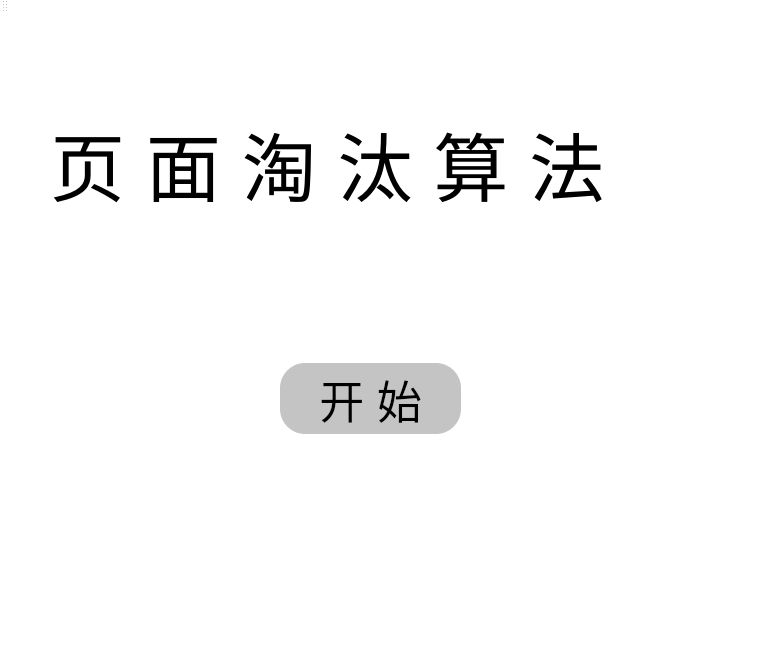
<?xml version="1.0" encoding="UTF-8"?>
<ui version="4.0">
 <class>MainWindow</class>
 <widget class="QMainWindow" name="MainWindow">
  <property name="geometry">
   <rect>
    <x>0</x>
    <y>0</y>
    <width>775</width>
    <height>669</height>
   </rect>
  </property>
  <property name="windowTitle">
   <string>淘汰策略</string>
  </property>
  <property name="styleSheet">
   <string notr="true">border:0px;
background-color:white;</string>
  </property>
  <widget class="QWidget" name="centralWidget">
   <widget class="QLabel" name="label">
    <property name="geometry">
     <rect>
      <x>50</x>
      <y>50</y>
      <width>681</width>
      <height>201</height>
     </rect>
    </property>
    <property name="styleSheet">
     <string notr="true">border: 0px;
font-family:宋体;
font-size:75px;
</string>
    </property>
    <property name="text">
     <string>页 面 淘 汰 算 法</string>
    </property>
    <property name="textFormat">
     <enum>Qt::AutoText</enum>
    </property>
   </widget>
   <widget class="QPushButton" name="pushButton">
    <property name="geometry">
     <rect>
      <x>280</x>
      <y>350</y>
      <width>181</width>
      <height>71</height>
     </rect>
    </property>
    <property name="styleSheet">
     <string notr="true">border-radius: 25px;
font-family:宋体;
font-size:45px;
background-color:rgb(196,196,196);
</string>
    </property>
    <property name="text">
     <string>开 始</string>
    </property>
   </widget>
  </widget>
  <widget class="QMenuBar" name="menuBar">
   <property name="geometry">
    <rect>
     <x>0</x>
     <y>0</y>
     <width>775</width>
     <height>26</height>
    </rect>
   </property>
  </widget>
  <widget class="QToolBar" name="mainToolBar">
   <attribute name="toolBarArea">
    <enum>TopToolBarArea</enum>
   </attribute>
   <attribute name="toolBarBreak">
    <bool>false</bool>
   </attribute>
  </widget>
  <widget class="QStatusBar" name="statusBar"/>
 </widget>
 <layoutdefault spacing="6" margin="11"/>
 <resources/>
 <connections/>
</ui>
